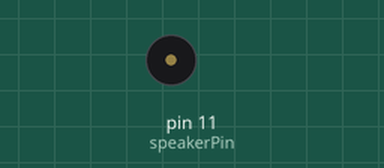
Simulated run of this sketch. Board: Arduino Uno, built with avr-gcc and run on an emulated ATmega328P. Shown: buzzer (waves = sounding).

Above: at 1.4 s.
At 5.67 s:
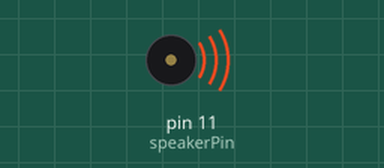
Timing chart, 0 to 6.4 s (numbered marks = the images above):
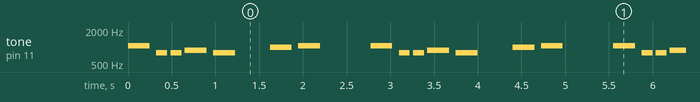

The sketch:

to.ino
```cpp
#include "pitches.h"
int speakerPin = 11;


int cancion3 = 8;
int tones3[] = { NOTE_C6, NOTE_G5,NOTE_G5, NOTE_A5, NOTE_G5,0, NOTE_B5, NOTE_C6};
//
long noteDuration3s3[] = {4, 8, 8, 4,4,4,4,4 };
long noteDuration3;

void setup()
{


}

void loop()
{
      for (int i = 0; i < cancion3; i++)
  {
    // to calculate the note duration, take one second
    // divided by the note type.
    //e.g. quarter note = 1000 / 4, eighth note = 1000/8, etc.
    noteDuration3 = 1000/noteDuration3s3[i];
    tone(speakerPin, tones3[i],noteDuration3);
    // to distinguish the notes, set a minimum time between them.
    // the note's duration + 30% seems to work well:
    int pauseBetweenNotes = noteDuration3 * 1.30;
    delay(pauseBetweenNotes);
    noTone(speakerPin);
  }

  delay(500);


}
```

pitches.h
```cpp
/*************************************************
 * Public Constants
 *************************************************/

#define NOTE_B0  31
#define NOTE_C1  33
#define NOTE_CS1 35
#define NOTE_D1  37
#define NOTE_DS1 39
#define NOTE_E1  41
#define NOTE_F1  44
#define NOTE_FS1 46
#define NOTE_G1  49
#define NOTE_GS1 52
#define NOTE_A1  55
#define NOTE_AS1 58
#define NOTE_B1  62
#define NOTE_C2  65
#define NOTE_CS2 69
#define NOTE_D2  73
#define NOTE_DS2 78
#define NOTE_E2  82
#define NOTE_F2  87
#define NOTE_FS2 93
#define NOTE_G2  98
#define NOTE_GS2 104
#define NOTE_A2  110
#define NOTE_AS2 117
#define NOTE_B2  123
#define NOTE_C3  131
#define NOTE_CS3 139
#define NOTE_D3  147
#define NOTE_DS3 156
#define NOTE_E3  165
#define NOTE_F3  175
#define NOTE_FS3 185
#define NOTE_G3  196
#define NOTE_GS3 208
#define NOTE_A3  220
#define NOTE_AS3 233
#define B3  247
#define NOTE_C4  262
#define NOTE_CS4 277
#define NOTE_D4  294
#define NOTE_DS4 311
#define NOTE_E4  330
#define NOTE_F4  349
#define NOTE_FS4 370
#define NOTE_G4  392
#define NOTE_GS4 415
#define NOTE_A4  440
#define NOTE_AS4 466
#define NOTE_B4  494
#define NOTE_C5  523
#define NOTE_CS5 554
#define NOTE_D5  587
#define NOTE_DS5 622
#define NOTE_E5  659
#define NOTE_F5  698
#define NOTE_FS5 740
#define NOTE_G5  784
#define NOTE_GS5 831
#define NOTE_A5  880
#define NOTE_AS5 932
#define NOTE_B5  988
#define NOTE_C6  1047
#define NOTE_CS6 1109
#define NOTE_D6  1175
#define NOTE_DS6 1245
#define NOTE_E6  1319
#define NOTE_F6  1397
#define NOTE_FS6 1480
#define NOTE_G6  1568
#define NOTE_GS6 1661
#define NOTE_A6  1760
#define NOTE_AS6 1865
#define NOTE_B6  1976
#define NOTE_C7  2093
#define NOTE_CS7 2217
#define NOTE_D7  2349
#define NOTE_DS7 2489
#define NOTE_E7  2637
#define NOTE_F7  2794
#define NOTE_FS7 2960
#define NOTE_G7  3136
#define NOTE_GS7 3322
#define NOTE_A7  3520
#define NOTE_AS7 3729
#define NOTE_B7  3951
#define NOTE_C8  4186
#define NOTE_CS8 4435
#define NOTE_D8  4699
#define NOTE_DS8 4978
```

Measured:
- by itself, tone on pin 11 (speakerPin): repeats every 2.8 s: silent 0.08 s, 2 × (784 Hz 0.13 s, silent 0.04 s), 880 Hz 0.25 s, silent 0.08 s, 784 Hz 0.25 s, silent 0.40 s, 988 Hz 0.25 s, silent 0.08 s, 1047 Hz 0.25 s, silent 0.58 s, 1047 Hz 0.25 s
